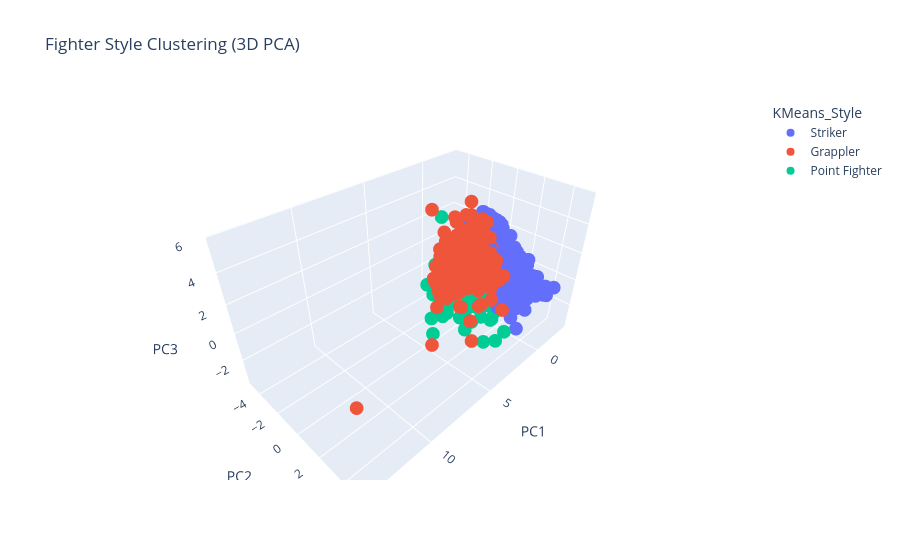

The notebook cell saved with this chart:
### Code cell
# ---------- Label K-Means clusters ----------
cluster_summary = (
    fighter_style_stats
    .groupby("KMeans_Style")[style_feature_cols]
    .mean()
)

cluster_summary_z = (
    cluster_summary - fighter_style_stats[style_feature_cols].mean()
) / fighter_style_stats[style_feature_cols].std()

# Style scores
grappler_score = (
    cluster_summary_z["avg_TD_landed"]
    + cluster_summary_z["avg_TD_pct"]
    + cluster_summary_z["avg_SUB_ATT"]
    + cluster_summary_z["PercWinsBySubmission"]
)

striker_score = (
    cluster_summary_z["avg_SIG_STR_landed"]
    + cluster_summary_z["avg_SIG_STR_pct"]
    + cluster_summary_z["PercWinsByKO"]
)

point_score = (
    cluster_summary_z["PercWinsByDecision"]
    + cluster_summary_z["avg_SIG_STR_pct"]
    - cluster_summary_z["PercWinsByKO"]
    - cluster_summary_z["PercWinsBySubmission"]
)

# Assign labels
style_labels = {}

grappler_cluster = grappler_score.idxmax()
style_labels[grappler_cluster] = "Grappler"

remaining = [c for c in cluster_summary.index if c not in style_labels]

striker_cluster = striker_score.loc[remaining].idxmax()
style_labels[striker_cluster] = "Striker"

remaining = [c for c in cluster_summary.index if c not in style_labels]

point_cluster = point_score.loc[remaining].idxmax()
style_labels[point_cluster] = "Point Fighter"

print(style_labels)
display(cluster_summary)


import pandas as pd
import plotly.express as px
from sklearn.decomposition import PCA

# 3D PCA visualization
pca = PCA(n_components=3, random_state=RANDOM_STATE)
pca_components = pca.fit_transform(scaled_style_features)

pca_data = pd.DataFrame(
    pca_components,
    columns=["PC1", "PC2", "PC3"]
)

pca_data["fighter"] = fighter_style_stats["fighter"].values
pca_data["KMeans_Style"] = (
    fighter_style_stats["KMeans_Style"]
    .map(style_labels)
    .values
)

fig = px.scatter_3d(
    pca_data,
    x="PC1",
    y="PC2",
    z="PC3",
    color="KMeans_Style",
    hover_name="fighter",
    title="Fighter Style Clustering (3D PCA)"
)

fig.show()

### Figure 1 — Plotly figure (JSON) as saved in the notebook; plotly's stock layout.template omitted (floating-point values rounded to 4 significant figures; data arrays with more than 128 entries replaced by an {"elided": "..."} marker saying what was removed)
{"data": [{"hovertemplate": "<b>%{hovertext}</b><br><br>KMeans_Style=Striker<br>PC1=%{x}<br>PC2=%{y}<br>PC3=%{z}<extra></extra>", "hovertext": {"elided": "907 str values"}, "legendgroup": "Striker", "marker": {"color": "#636efa", "symbol": "circle"}, "mode": "markers", "name": "Striker", "scene": "scene", "showlegend": true, "type": "scatter3d", "x": {"elided": "907 float values"}, "y": {"elided": "907 float values"}, "z": {"elided": "907 float values"}}, {"hovertemplate": "<b>%{hovertext}</b><br><br>KMeans_Style=Grappler<br>PC1=%{x}<br>PC2=%{y}<br>PC3=%{z}<extra></extra>", "hovertext": {"elided": "403 str values"}, "legendgroup": "Grappler", "marker": {"color": "#EF553B", "symbol": "circle"}, "mode": "markers", "name": "Grappler", "scene": "scene", "showlegend": true, "type": "scatter3d", "x": {"elided": "403 float values"}, "y": {"elided": "403 float values"}, "z": {"elided": "403 float values"}}, {"hovertemplate": "<b>%{hovertext}</b><br><br>KMeans_Style=Point Fighter<br>PC1=%{x}<br>PC2=%{y}<br>PC3=%{z}<extra></extra>", "hovertext": {"elided": "825 str values"}, "legendgroup": "Point Fighter", "marker": {"color": "#00cc96", "symbol": "circle"}, "mode": "markers", "name": "Point Fighter", "scene": "scene", "showlegend": true, "type": "scatter3d", "x": {"elided": "825 float values"}, "y": {"elided": "825 float values"}, "z": {"elided": "825 float values"}}], "layout": {"legend": {"title": {"text": "KMeans_Style"}, "tracegroupgap": 0}, "scene": {"domain": {"x": [0, 1], "y": [0, 1]}, "xaxis": {"title": {"text": "PC1"}}, "yaxis": {"title": {"text": "PC2"}}, "zaxis": {"title": {"text": "PC3"}}}, "title": {"text": "Fighter Style Clustering (3D PCA)"}}}
